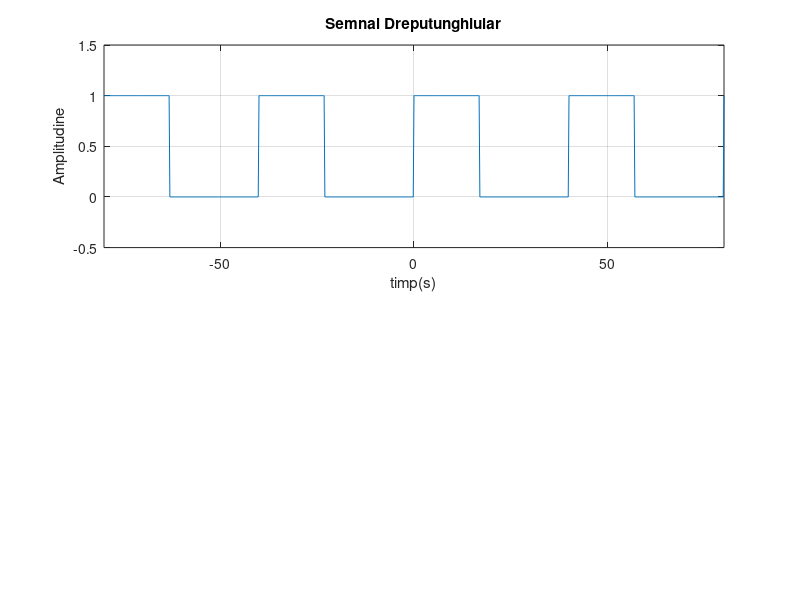

The MATLAB source for this figure: (Note: this script raises an error after producing the figure.)
k=-50:1:50;
T=40;%perioada
f=1/40;%frecventa 
wo=2*pi*f;
duty=(17/40)*100;%factorul de umplere al semnalului conform  num?rul de
%ordine (17) din lista cu studenti funizata de seful grupei
timp=-80:0.2:80;%rezolutie temporala pentru afisarea a 4 perioade

figure (1)

sq=0.5+0.5*square(2*pi*1/40*timp,duty);%semnalul dreptunghiular
subplot(2,1,1)
plot(timp,sq),grid,axis([-80 80 -0.5 1.5]),xlabel('timp(s)'),
ylabel('Amplitudine'),title('Semnal Dreputunghiular');%afisarea semnalului

%Calculul coeficientilor
syms t %creez o variabila simbolica pentru a face posibila integrarea 
Xk=1/40*int(1*exp(-i*k*2*pi*f*t),t,0,17)%sparg integrala in 2, cu capete
%de la 0 la 17 si de la 17 la 40. Integrala de la 17 la 40 este 0 pentru 
%ca semnalul pe acea portiune e 0.

%Spectru de Amplitudini

Ak=2*abs(Xk) %formula obtinuta la cursul de SS

Ak(51)=1/40*17 %componenta continua C(0)= 1/P* integrala din x(t) pe o perioada
%Este necesara calcularea acesteia in acest mod pentru ca exista un caz
%de nedefinire pentru ca Xk va fi egal cu (j/(2*k*pi))*(....) . Asadar am 
%calculat componenta continua cu formula specifica.
subplot(2,1,2)
stem(k,Ak),grid,axis([-5 5 0 1]),xlabel('k'),
ylabel('Ak'),title('Spectrul de Amplitudini');%afisarea spectrului;


figure (2)  %Figura 2 cu reconstructia semnalului
 
clear

T=40;
f=1/40;
wo=2*pi*f;
duty=(17/40)*100;

kneg=-50:-1;  %Am decis sa impart N=-50:1:50 in pozitiv, negativ si 0
%pentru ca C(0) va duce la un caz de nedefinire pentru ca 
%Xk va fi egal cu (j/(2*k*pi))*.... .Asadar am sa calculez componenta
%continua cu formula specifica.
kpoz=1:50;
 k=kneg;
 Cneg=j*(exp(-j*k*34/40*pi)-1)./(2*pi*k);
 k=kpoz;
 Cpoz=j*(exp(-j*k*34/40*pi)-1)./(2*pi*k);
 C0=17/40;
 k=[kneg,0,kpoz]; %concatenez k
 C=[Cneg,C0,Cpoz];%concatenez coeficientii 
 n=0;
 for t=-80:.02:80
n=n+1;
%creez un vector ftrunc care ia valoare fiecarei sume dintre 
%elementele vectorului C.*(exp(j*k*2*pi*t/40)) la fiecare moment de timp

ftrunc(n)=sum(C.*(exp(j*k*2*pi*t/40)));%scriu functia pentru recontructia
%semnalului
end
 t=-80:.02:80;
 sq=0.5+0.5*square(2*pi*1/40*t,duty);
 
 subplot(2,1,1);
 plot(t,real(ftrunc),':b',t,sq,'k'),grid,xlabel('timp(s)'),
ylabel('Amplitudine'),title('Reconstructia semnalului N=50');%afisarea semnalului
 %reconstructia semnalului peste semnalul dreptunghiular pentru a se 
 %vedea diferenta dintre cele doua
 
 subplot(2,1,2);
 plot(t,real(ftrunc),':b',t,sq,'k'),grid,axis([-5 45 -0.2 1.2 ]),xlabel('timp(s)'),
ylabel('Amplitudine'),title('Reconstructia semnalului N=50');

%zoom in pe reconstructie



